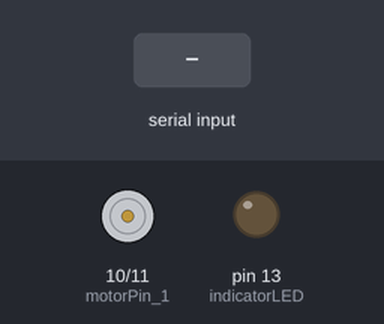
A sketch run on a simulated Arduino Uno, built with avr-gcc and run on an emulated ATmega328P. Shown: motor-driver pin pairs drawn as motors (green arrow = first pin HIGH = forward, orange = second pin HIGH = backward, longer = more drive), output pins drawn as LEDs (lit = HIGH). The test bench sets the inputs (shaded band).

Above: at 1.2 s.
1.3 s: "1" received over Serial
At 1.8 s:
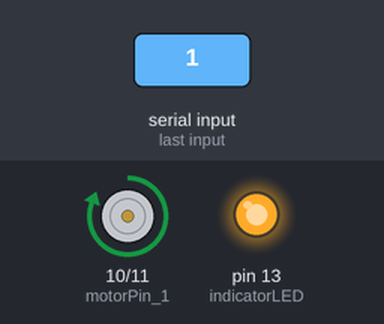
At 4.0 s:
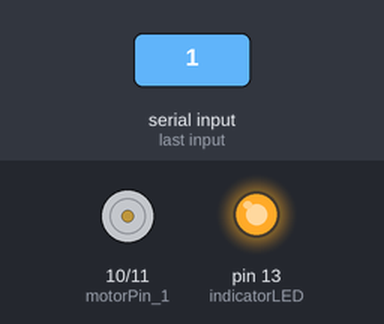
Timing chart, 0 to 7.3 s (numbered marks = the images above; inputs shaded):
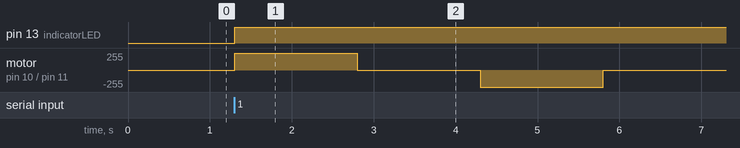

Measured:
- after the input at 1.3 s, pin 13 (indicatorLED): LOW → HIGH at once; motor on pin 10 (motorPin_1) / pin 11 (motorPin_2): stopped → forward 255/255 at once, → stopped 1.5 s later, → backward 255/255 1.5 s later, → stopped 1.5 s later

The sketch:

Arduino.ino
```cpp
int motorPin_1 = 10;
int motorPin_2 = 11;
int indicatorLED = 13;
int sensePin = 8;
int delay_ms = 1500;

void setup()
{
    pinMode(motorPin_1,OUTPUT);
    pinMode(motorPin_2,OUTPUT);
    pinMode(indicatorLED,OUTPUT);
    Serial.begin(9600);
}

void loop()
{   // Wait for serial connection to be initialied from the PC
    while(Serial.available())
    {
      if  (Serial.read() == '1')  // When '1' is received, turn motor clockwise
        {
          digitalWrite(motorPin_1, HIGH);
          digitalWrite(motorPin_2, LOW);
          digitalWrite(indicatorLED, HIGH);
          delay(delay_ms);
          digitalWrite(motorPin_1, LOW);
          digitalWrite(motorPin_2, LOW);
          delay(delay_ms);
          digitalWrite(motorPin_1, LOW);
          digitalWrite(motorPin_2, HIGH);
          delay(delay_ms);
          digitalWrite(motorPin_1, LOW);
          digitalWrite(motorPin_2, LOW);
        }
    }
}
```
